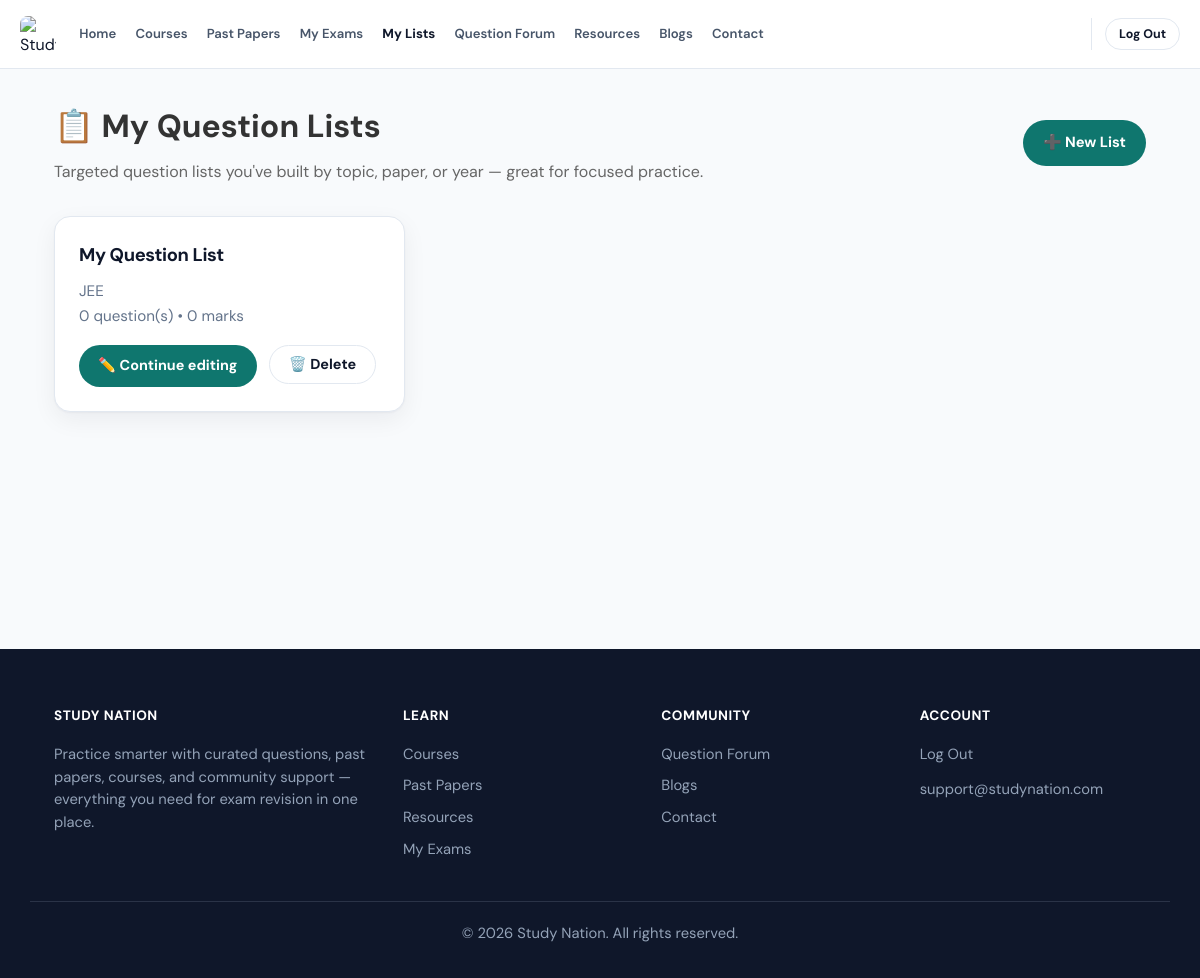
/my-lists/ (signed in), run on the app's committed database.
### courses/models.py (models this page shows, shortened)
class QuestionList(models.Model):
    name = models.CharField(max_length=200, default="Untitled Question List")
    category = models.ForeignKey(
        CourseCategory,
        on_delete=models.SET_NULL,
        null=True,
        blank=True,
        related_name="question_lists",
        help_text="Curriculum / Subject this list is built from",
    )
    created_by = models.ForeignKey(
        "auth.User",
        on_delete=models.SET_NULL,
        null=True,
        blank=True,
        related_name="question_lists",
    )
    is_admin_curated = models.BooleanField(
        default=False,
        help_text="True for lists built by an admin (e.g. shared templates), False for student lists.",
    )
    questions = models.ManyToManyField(
        Question, through="QuestionListItem", related_name="question_lists"
    )
    created_at = models.DateTimeField(auto_now_add=True)
    updated_at = models.DateTimeField(auto_now=True)
    class Meta:
        ordering = ["-updated_at"]
    @property
    def total_marks(self):
        return sum(
            item.question.marks for item in self.list_items.select_related("question")
        )
    @property
    def question_count(self):
        return self.list_items.count()

class CourseCategory(models.Model):
    name = models.CharField(max_length=100, unique=True)
    description = models.TextField(blank=True)
    icon = models.CharField(max_length=50, default="book")
    created_at = models.DateTimeField(auto_now_add=True)
    class Meta:
        verbose_name_plural = "Course Categories"
        ordering = ["name"]

### courses/views.py (the view)
    def wrapped(request, *args, **kwargs):
        if not request.user.is_authenticated:
            return redirect(f"/login/?next={request.path}")
        if not _user_can_access_portal(request.user):
            messages.error(
                request,
                "Please log in with a student or admin account to continue.",
            )
            return redirect("courses:student_login")
        if _user_is_admin(request.user):
            _ensure_admin_profile(request.user)
        return view_func(request, *args, **kwargs)

### courses/views.py (called while the page is built)
def _user_is_admin(user):
    if not user or not getattr(user, "is_authenticated", False):
        return False
    if hasattr(user, "admin_profile"):
        return True
    return bool(getattr(user, "is_superuser", False))

def _user_is_student(user):
    return bool(
        user
        and getattr(user, "is_authenticated", False)
        and hasattr(user, "student_profile")
    )

def _user_can_access_portal(user):
    return _user_is_student(user) or _user_is_admin(user)

def student_required(view_func):
    def wrapped(request, *args, **kwargs):
        if not request.user.is_authenticated:
            return redirect(f"/login/?next={request.path}")
        if not _user_can_access_portal(request.user):
            messages.error(
                request,
                "Please log in with a student or admin account to continue.",
            )
            return redirect("courses:student_login")
        if _user_is_admin(request.user):
            _ensure_admin_profile(request.user)
        return view_func(request, *args, **kwargs)
    return wrapped

@student_required
def student_question_lists(request):
    lists = QuestionList.objects.filter(
        created_by=request.user, is_admin_curated=False
    ).select_related("category")
    return render(request, "courses/student_question_lists.html", {"lists": lists})

### courses/templates/courses/student_question_lists.html (shortened to what this page needs)
{% extends 'base.html' %}
{% block content %}
  <div style="display: flex; justify-content: space-between; align-items: center; flex-wrap: wrap; gap: 1rem; margin-bottom: 2rem;">
    <div>
      <h1 style="color: #333; margin-bottom: 0.4rem;">📋 My Question Lists</h1>
      <p style="color: #666;">Targeted question lists you've built by topic, paper, or year — great for focused practice.</p>
    </div>
    <a href="{% url 'courses:student_create_question_list' %}" class="btn">➕ New List</a>
  </div>
  {% if lists %}
    <div class="grid">
      {% for qlist in lists %}
        <div class="card">
          <h3>{{ qlist.name }}</h3>
          <p>
            {{ qlist.category.name|default:"No subject set" }}<br />
            {{ qlist.question_count }} question(s) &bull; {{ qlist.total_marks }} marks
          </p>
          <div style="display: flex; gap: 0.75rem; flex-wrap: wrap;">
            <a href="{% url 'courses:student_edit_question_list' qlist.id %}" class="btn" style="padding: 0.6rem 1.2rem; font-size: 0.9rem;">✏️ Continue editing</a>
            <form method="post" action="{% url 'courses:student_delete_question_list' qlist.id %}" style="display:inline;" onsubmit="return confirm('Delete this question list? This cannot be undone.');">{% csrf_token %}<button type="submit" class="btn btn-secondary" style="padding: 0.6rem 1.2rem; font-size: 0.9rem;">🗑️ Delete</button></form>
          </div>
        </div>
      {% endfor %}
    </div>
  {% endif %}
{% endblock %}

### templates/base.html (style rules this page uses)
:root { --sn-navy: #0f172a; --sn-ink: #1e293b; --sn-muted: #64748b; --sn-line: #e2e8f0; --sn-soft: #f8fafc; --sn-white: #ffffff; --sn-accent: #0f766e; --sn-accent-hover: #0d9488; --sn-accent-soft: #ccfbf1; --sn-violet: #4f46e5; --sn-card-shadow: 0 1px 2px rgba(15, 23, 42, 0.04), 0 8px 24px rgba(15, 23, 42, 0.06); --sn-radius: 16px; --sn-max: 1140px; --font-sans: "DM Sans", -apple-system, BlinkMacSystemFont, "Segoe UI", sans-serif; --font-serif: "Source Serif 4", Georgia, "Times New Roman", serif; }
* { margin: 0; padding: 0; box-sizing: border-box; }
body { font-family: var(--font-sans); background: var(--sn-white); color: var(--sn-ink); line-height: 1.6; -webkit-font-smoothing: antialiased; }
a { color: inherit; }
.grid { display: grid; grid-template-columns: repeat(auto-fill, minmax(280px, 1fr)); gap: 1.25rem; margin: 1.5rem 0; }
.card { background: var(--sn-white); border-radius: var(--sn-radius); padding: 1.5rem; border: 1px solid var(--sn-line); box-shadow: var(--sn-card-shadow); transition: transform 0.2s ease, box-shadow 0.2s ease, border-color 0.2s ease; }
.card h3 { color: var(--sn-navy); margin-bottom: 0.5rem; font-size: 1.15rem; font-weight: 700; letter-spacing: -0.02em; }
.card p { color: var(--sn-muted); line-height: 1.65; margin-bottom: 1rem; font-size: 0.95rem; }
.btn { display: inline-flex; align-items: center; justify-content: center; gap: 0.4rem; padding: 0.7rem 1.25rem; background: var(--sn-accent); color: white; text-decoration: none; border-radius: 999px; border: none; cursor: pointer; font-size: 0.92rem; font-weight: 700; font-family: inherit; transition: background 0.15s ease, transform 0.15s ease; }
.btn-secondary { background: var(--sn-white); color: var(--sn-navy); border: 1.5px solid var(--sn-line); }

### data on the page
QuestionList: name "My Question List", category.name "JEE", question_count "0", total_marks "0"
